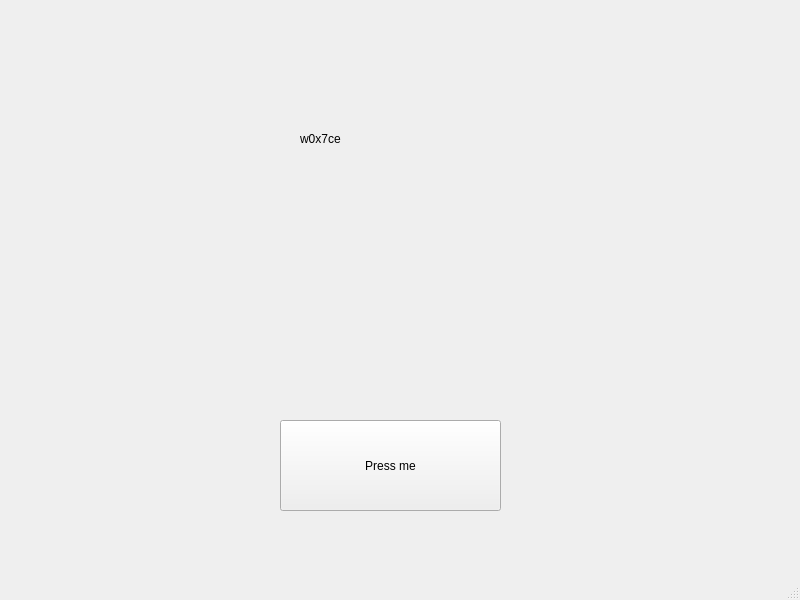
<?xml version="1.0" encoding="UTF-8"?>
<ui version="4.0">
 <class>MainWindow</class>
 <widget class="QMainWindow" name="MainWindow">
  <property name="geometry">
   <rect>
    <x>0</x>
    <y>0</y>
    <width>800</width>
    <height>600</height>
   </rect>
  </property>
  <property name="windowTitle">
   <string>MainWindow</string>
  </property>
  <widget class="QWidget" name="centralwidget">
   <widget class="QPushButton" name="pushButton">
    <property name="geometry">
     <rect>
      <x>280</x>
      <y>420</y>
      <width>221</width>
      <height>91</height>
     </rect>
    </property>
    <property name="text">
     <string>Press me</string>
    </property>
   </widget>
   <widget class="QLabel" name="label">
    <property name="geometry">
     <rect>
      <x>300</x>
      <y>130</y>
      <width>67</width>
      <height>17</height>
     </rect>
    </property>
    <property name="text">
     <string>w0x7ce</string>
    </property>
   </widget>
  </widget>
  <widget class="QMenuBar" name="menubar">
   <property name="geometry">
    <rect>
     <x>0</x>
     <y>0</y>
     <width>800</width>
     <height>22</height>
    </rect>
   </property>
  </widget>
  <widget class="QStatusBar" name="statusbar"/>
 </widget>
 <resources/>
 <connections/>
</ui>
